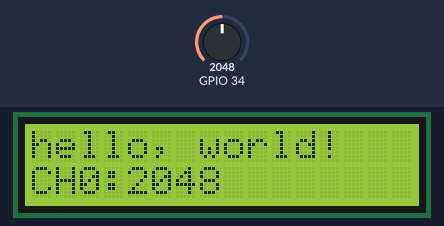
Simulated run of this sketch. Board: ESP32. Shown: 16×2 character LCD. The inputs (shaded band) are chosen by the test bench; at power-on: GPIO 34 = 2048.

Above: at 1.2 s.
1.3 s: GPIO 34 set to 2866
At 2.5 s:
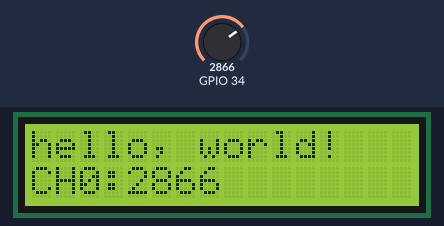
2.8 s: GPIO 34 set to 3603
At 3.9 s:
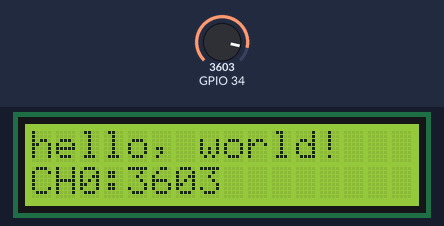
4.3 s: GPIO 34 set to 4095
At 5.0 s:
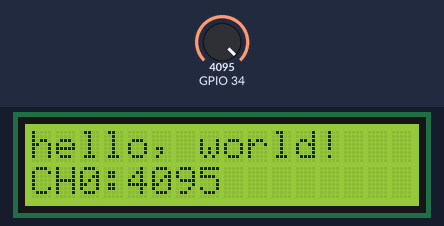
Timing chart, 0 to 7.3 s (numbered marks = the images above; inputs shaded):
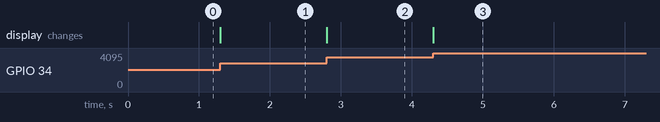

The sketch:

sketch_feb12b.ino
```cpp
#include <LiquidCrystal.h>

LiquidCrystal lcd(16, 17, 5, 18, 19, 21);

int Potenciometro = 0;

void setup(){
  lcd.begin(16, 2);
  lcd.print("hello, world!");
}

void loop() {
  lcd.setCursor(0, 1);
  Potenciometro = analogRead(34);
  lcd.print("CH0:");
  lcd.print(Potenciometro, DEC);
  lcd.print("    ");
  //lcd.print(millis() / 1000);
}
```

Measured:
- after the input at 1.3 s, the display: changes at once (image 1)
- after the input at 2.8 s, the display: changes at once (image 2)
- after the input at 4.3 s, the display: changes at once (image 3)
